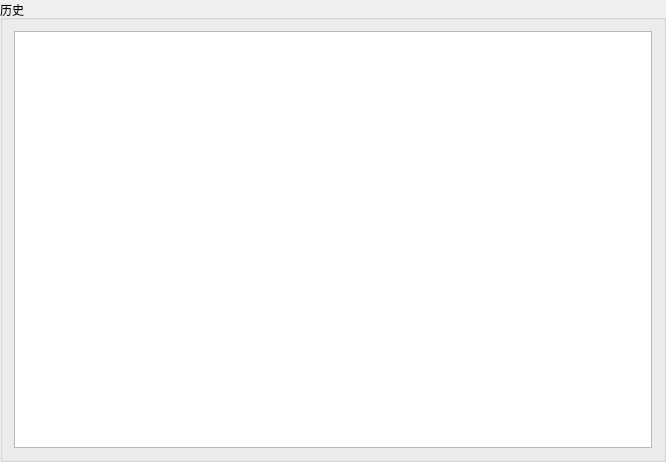
<?xml version="1.0" encoding="UTF-8"?>
<ui version="4.0">
 <class>GuiBills</class>
 <widget class="QWidget" name="GuiBills">
  <property name="geometry">
   <rect>
    <x>0</x>
    <y>0</y>
    <width>666</width>
    <height>462</height>
   </rect>
  </property>
  <property name="windowTitle">
   <string>GuiBills</string>
  </property>
  <layout class="QHBoxLayout" name="horizontalLayout">
   <property name="spacing">
    <number>0</number>
   </property>
   <property name="leftMargin">
    <number>0</number>
   </property>
   <property name="topMargin">
    <number>0</number>
   </property>
   <property name="rightMargin">
    <number>0</number>
   </property>
   <property name="bottomMargin">
    <number>0</number>
   </property>
   <item>
    <widget class="QGroupBox" name="groupBox_3">
     <property name="title">
      <string>历史</string>
     </property>
     <layout class="QHBoxLayout" name="horizontalLayout_9">
      <item>
       <widget class="QTableWidget" name="tableWidgetBill"/>
      </item>
     </layout>
    </widget>
   </item>
  </layout>
 </widget>
 <layoutdefault spacing="6" margin="11"/>
 <resources/>
 <connections/>
</ui>
